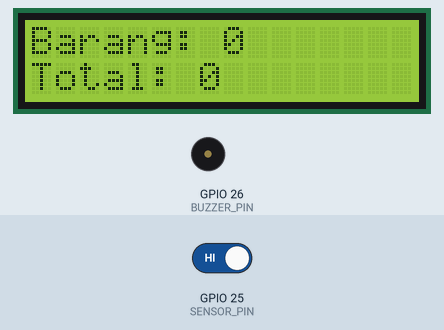
A sketch run on a simulated ESP32. Shown: 16×2 character LCD, buzzer (waves = sounding, pin HIGH). The test bench sets the inputs (shaded band); at power-on: GPIO 25 (SENSOR_PIN) HIGH. What the sketch prints to the serial monitor is not drawn.

Above: at 1.2 s.
1.3 s: GPIO 25 (SENSOR_PIN) driven LOW
At 2.5 s:
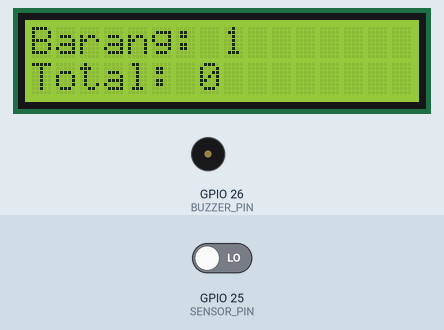
Timing chart, 0 to 4.3 s (numbered marks = the images above; inputs shaded):
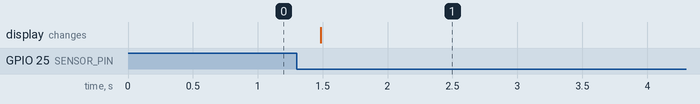

Measured:
- after the input at 1.3 s, the display: changes after 0.19 s (image 1)

The sketch:

Mappi32_Automatic_Inventory.ino
```cpp
#include <Wire.h>
#include <LiquidCrystal_I2C.h>

// Inisialisasi LCD (gunakan 0x3F jika 0x27 tidak berfungsi)
LiquidCrystal_I2C lcd(0x27, 16, 2);

// Definisi pin
#define SENSOR_PIN 25   // Pin sensor infrared
#define BUZZER_PIN 26   // Pin buzzer

// Variabel penghitung
int jumlahBarang = 0;
int totalBarang = 0;
bool barangTerdeteksi = false;

void setup() {
    Serial.begin(115200);
    pinMode(SENSOR_PIN, INPUT);
    pinMode(BUZZER_PIN, OUTPUT);

    lcd.init();
    lcd.backlight();

    lcd.setCursor(0, 0);
    lcd.print("Barang: 0");
    lcd.setCursor(0, 1);
    lcd.print("Total: 0");

    Serial.println("Sensor Barang Dijalankan...");
}

void loop() {
    int sensorState = digitalRead(SENSOR_PIN);

    if (sensorState == LOW && !barangTerdeteksi) {
        jumlahBarang++;
        barangTerdeteksi = true;

        // Update tampilan jumlah
        lcd.setCursor(8, 0);
        lcd.print(jumlahBarang);
        lcd.print("  ");

        Serial.print("Jumlah barang saat ini: ");
        Serial.println(jumlahBarang);

        // Jika jumlahBarang mencapai 5
        if (jumlahBarang == 5) {
            // Tampilkan di LCD dulu
            lcd.setCursor(8, 0);
            lcd.print("5  ");

            // Bunyikan buzzer
            digitalWrite(BUZZER_PIN, HIGH);
            delay(500);
            digitalWrite(BUZZER_PIN, LOW);

            // Tunda sebentar untuk menampilkan angka 5 sebelum reset
            delay(1000);

            // Tambah total
            totalBarang += 5;

            // Reset jumlah
            jumlahBarang = 0;

            // Update LCD
            lcd.setCursor(8, 0);
            lcd.print("0  ");
            lcd.setCursor(7, 1);
            lcd.print(totalBarang);
            lcd.print("  ");

            // Tampilkan ke Serial Monitor
            Serial.print("Total barang bertambah menjadi: ");
            Serial.println(totalBarang);
        }
    }

    // Reset status deteksi saat barang sudah lewat
    if (sensorState == HIGH) {
        barangTerdeteksi = false;
    }

    delay(200);
}
```
